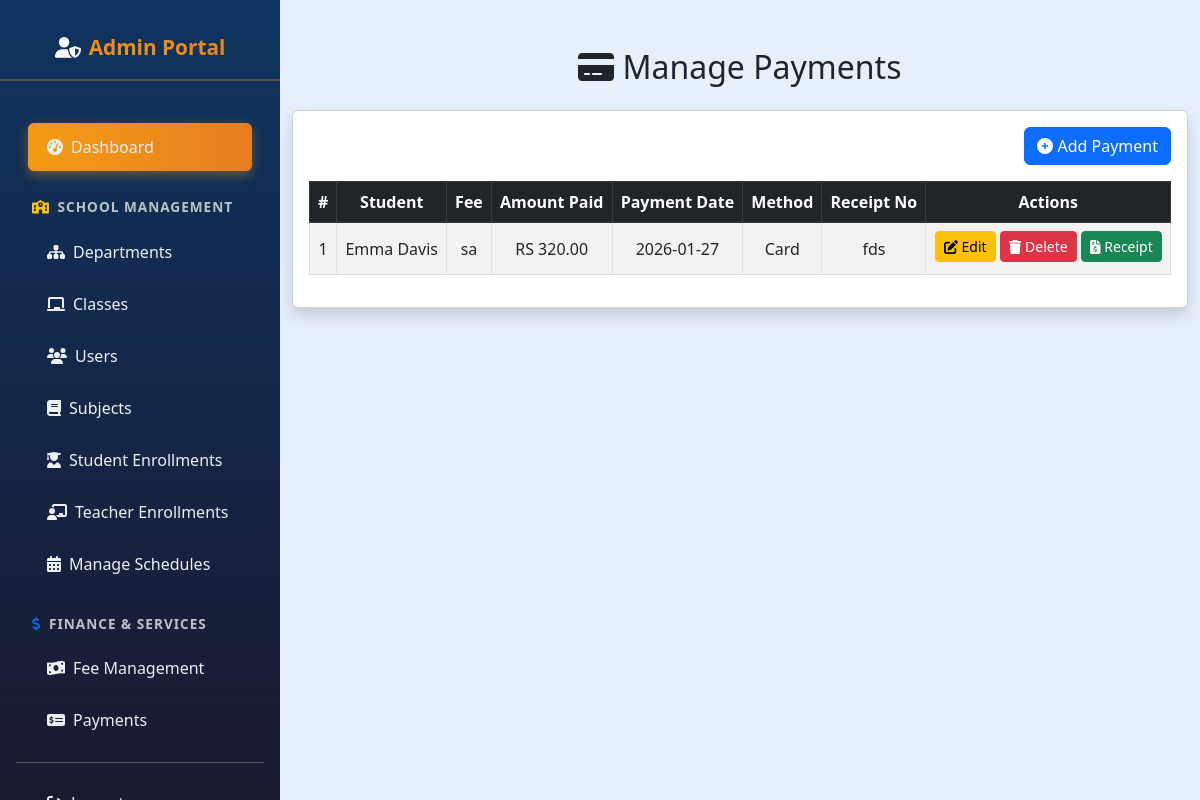
Page /admin/manage_payments.php (signed in) on the committed database.
### tables this page shows
CREATE TABLE `fee_payments` (
  `payment_id` int(11) NOT NULL,
  `student_id` int(11) NOT NULL,
  `fee_id` int(11) NOT NULL,
  `amount_paid` decimal(10,2) NOT NULL,
  `payment_date` date DEFAULT NULL,
  `payment_method` enum('Cash','Card','Online') DEFAULT NULL,
  `receipt_no` varchar(100) DEFAULT NULL
);

CREATE TABLE `users` (
  `user_id` int(11) NOT NULL,
  `usertype` enum('Teacher','Student') NOT NULL,
  `first_name` varchar(50) NOT NULL,
  `last_name` varchar(50) NOT NULL,
  `email` varchar(100) NOT NULL,
  `password_hash` varchar(255) NOT NULL,
  `gender` enum('Male','Female','Other') NOT NULL,
  `dob` date NOT NULL,
  `contact_number` varchar(20) DEFAULT NULL,
  `address` text DEFAULT NULL,
  `profile_picture` varchar(255) DEFAULT NULL,
  `class_id` int(11) DEFAULT NULL,
  `created_at` datetime DEFAULT current_timestamp(),
  `updated_at` datetime DEFAULT current_timestamp() ON UPDATE current_timestamp()
);

CREATE TABLE `fee_structure` (
  `fee_id` int(11) NOT NULL,
  `subject_id` int(11) DEFAULT NULL,
  `amount` decimal(10,2) NOT NULL,
  `description` varchar(255) DEFAULT NULL
);

### admin/manage_payments.php (the view, shortened to what this page needs)
<?php
include('config.php');
$result = $conn->query("
    SELECT p.payment_id, u.first_name, u.last_name, f.description, p.amount_paid, p.payment_date, p.payment_method, p.receipt_no
    FROM fee_payments p
    JOIN users u ON p.student_id = u.user_id
    JOIN fee_structure f ON p.fee_id = f.fee_id
    ORDER BY p.payment_id DESC
");
?>
<!DOCTYPE html>
<html lang="en">
<head>
<link href="https://cdn.jsdelivr.net/npm/bootstrap@5.3.0/dist/css/bootstrap.min.css" rel="stylesheet"/>
</head>
<body style="margin-left:280px; background-color:#e6effc;">
<?php include('admin_sidebar.php'); ?>
<div class="container mt-5">
<h2 class="mb-4 text-center"><i class="fas fa-credit-card me-2"></i>Manage Payments</h2>
<div class="card shadow">
<div class="card-body">
<div class="mb-3 text-end">
<a href="add_payment.php" class="btn btn-primary"><i class="fas fa-plus-circle me-1"></i>Add Payment</a>
</div>
<?php if($result->num_rows>0): ?>
<div class="table-responsive">
<table class="table table-bordered table-striped align-middle">
<thead class="table-dark text-center">
<tr>
<th>#</th>
<th>Student</th>
<th>Fee</th>
<th>Amount Paid</th>
<th>Payment Date</th>
<th>Method</th>
<th>Receipt No</th>
<th>Actions</th>
</tr>
</thead>
<tbody>
<?php $i=1; while($row=$result->fetch_assoc()): ?>
<tr class="text-center">
<td><?= $i++ ?></td>
<td><?= htmlspecialchars($row['first_name'].' '.$row['last_name']) ?></td>
<td><?= htmlspecialchars($row['description']) ?></td>
<td>RS <?= number_format($row['amount_paid'], 2) ?></td>
<td><?= htmlspecialchars($row['payment_date']) ?></td>
<td><?= htmlspecialchars($row['payment_method']) ?></td>
<td><?= htmlspecialchars($row['receipt_no']) ?></td>
<td>
<a href="edit_payment.php?id=<?= $row['payment_id'] ?>" class="btn btn-sm btn-warning mb-1"><i class="fas fa-edit me-1"></i>Edit</a>
<a href="manage_payments.php?delete_id=<?= $row['payment_id'] ?>" class="btn btn-sm btn-danger mb-1" onclick="return confirm('Are you sure you want to delete this payment?');"><i class="fas fa-trash me-1"></i>Delete</a>
<a href="generate_receipt.php?id=<?= $row['payment_id'] ?>" class="btn btn-sm btn-success mb-1" target="_blank"><i class="fas fa-file-invoice-dollar me-1"></i>Receipt</a>
</td>
</tr>
<?php endwhile; ?>
</tbody>
</table>
</div>
<?php else: ?>
<p class="text-center text-muted">No payments found. <a href="add_payment.php">Add a payment now</a>.</p>
<?php endif; ?>
</div>
</div>
</div>
</body>
</html>

### admin/admin_sidebar.php (style rules this page uses)
body { font-family: 'Segoe UI', Tahoma, Geneva, Verdana, sans-serif; margin-left: 280px; background-color: #e6effc; }

### rows in the picture
fee_payments: student.last_name "Emma Davis", fee.description "sa", amount_paid "320.00", payment_date "2026-01-27", payment_method "Card", receipt_no "fds"
